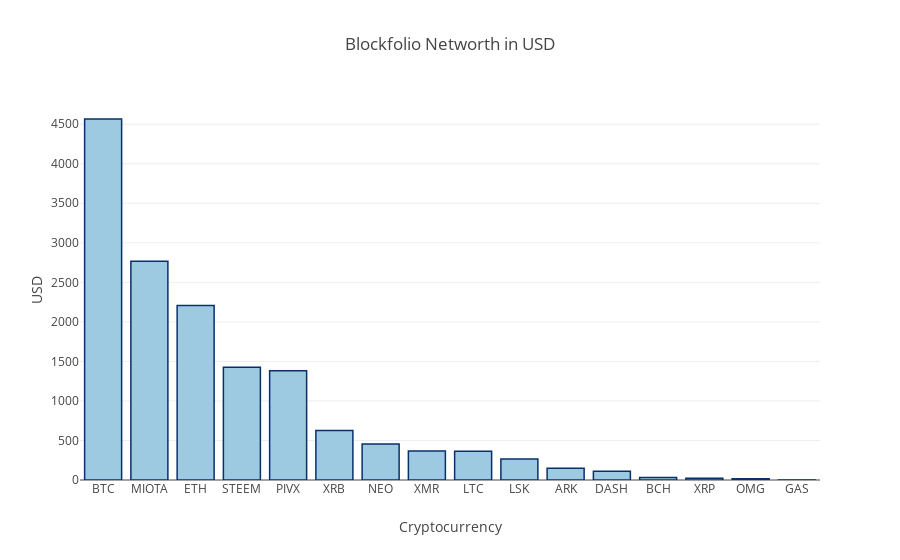

This figure's notebook cell:
### Markdown cell above
#### Net Worth

Let's plot the worth of each asset in descending order:

### Code cell
marker = dict(color='rgb(158,202,225)',
              line=dict(color='rgb(8,48,107)', width=1.5))

layout = go.Layout(title='Blockfolio Networth in USD',
                   xaxis=dict(title='Cryptocurrency'),
                   yaxis=dict(title='USD'))
              
value_chart=go.Bar(x=merged_data.symbol, y=merged_data.value_usd, marker=marker)

fig = go.Figure(data=[value_chart], layout=layout)
py.iplot(fig)

### Figure 1 — Plotly figure (JSON) as saved in the notebook; plotly's stock layout.template omitted (floating-point values rounded to 4 significant figures)
{"data": [{"marker": {"color": "rgb(158,202,225)", "line": {"color": "rgb(8,48,107)", "width": 1.5}}, "type": "bar", "x": ["BTC", "MIOTA", "ETH", "STEEM", "PIVX", "XRB", "NEO", "XMR", "LTC", "LSK", "ARK", "DASH", "BCH", "XRP", "OMG", "GAS"], "y": [4566.0, 2768.0, 2208.0, 1426.0, 1382.0, 627.6, 453.9, 366.8, 364.4, 266.9, 149.3, 109.4, 32.86, 21.94, 16.41, 0.2671]}], "layout": {"title": "Blockfolio Networth in USD", "xaxis": {"title": "Cryptocurrency"}, "yaxis": {"title": "USD"}}}
